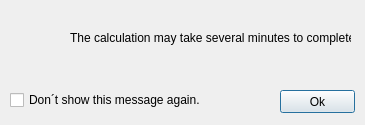
<?xml version="1.0" encoding="UTF-8"?>
<ui version="4.0">
 <class>processdurationmessagebox</class>
 <widget class="QDialog" name="processdurationmessagebox">
  <property name="windowModality">
   <enum>Qt::WindowModal</enum>
  </property>
  <property name="geometry">
   <rect>
    <x>0</x>
    <y>0</y>
    <width>365</width>
    <height>125</height>
   </rect>
  </property>
  <property name="sizePolicy">
   <sizepolicy hsizetype="Fixed" vsizetype="Fixed">
    <horstretch>0</horstretch>
    <verstretch>0</verstretch>
   </sizepolicy>
  </property>
  <property name="minimumSize">
   <size>
    <width>365</width>
    <height>125</height>
   </size>
  </property>
  <property name="maximumSize">
   <size>
    <width>365</width>
    <height>125</height>
   </size>
  </property>
  <property name="windowTitle">
   <string>Warning</string>
  </property>
  <property name="windowIcon">
   <iconset resource="Ressourcen.qrc">
    <normaloff>:/images/icons/spanner.png</normaloff>:/images/icons/spanner.png</iconset>
  </property>
  <property name="modal">
   <bool>true</bool>
  </property>
  <widget class="QPushButton" name="pushButton">
   <property name="geometry">
    <rect>
     <x>280</x>
     <y>90</y>
     <width>75</width>
     <height>23</height>
    </rect>
   </property>
   <property name="text">
    <string>Ok</string>
   </property>
  </widget>
  <widget class="QLabel" name="lb_MessageIcon">
   <property name="geometry">
    <rect>
     <x>10</x>
     <y>20</y>
     <width>48</width>
     <height>48</height>
    </rect>
   </property>
   <property name="sizePolicy">
    <sizepolicy hsizetype="Fixed" vsizetype="Fixed">
     <horstretch>0</horstretch>
     <verstretch>0</verstretch>
    </sizepolicy>
   </property>
   <property name="text">
    <string/>
   </property>
   <property name="pixmap">
    <pixmap resource="Ressourcen.qrc">:/images/icons/warning.png</pixmap>
   </property>
  </widget>
  <widget class="QCheckBox" name="chb_NoMessageBox">
   <property name="geometry">
    <rect>
     <x>10</x>
     <y>90</y>
     <width>200</width>
     <height>20</height>
    </rect>
   </property>
   <property name="sizePolicy">
    <sizepolicy hsizetype="Fixed" vsizetype="Fixed">
     <horstretch>0</horstretch>
     <verstretch>0</verstretch>
    </sizepolicy>
   </property>
   <property name="minimumSize">
    <size>
     <width>200</width>
     <height>20</height>
    </size>
   </property>
   <property name="maximumSize">
    <size>
     <width>200</width>
     <height>20</height>
    </size>
   </property>
   <property name="text">
    <string>Don´t show this message again.</string>
   </property>
  </widget>
  <widget class="QLabel" name="lb_MessageText">
   <property name="geometry">
    <rect>
     <x>70</x>
     <y>30</y>
     <width>281</width>
     <height>16</height>
    </rect>
   </property>
   <property name="sizePolicy">
    <sizepolicy hsizetype="Fixed" vsizetype="Fixed">
     <horstretch>0</horstretch>
     <verstretch>0</verstretch>
    </sizepolicy>
   </property>
   <property name="text">
    <string>The calculation may take several minutes to complete.</string>
   </property>
  </widget>
 </widget>
 <resources>
  <include location="Ressourcen.qrc"/>
 </resources>
 <connections/>
</ui>
